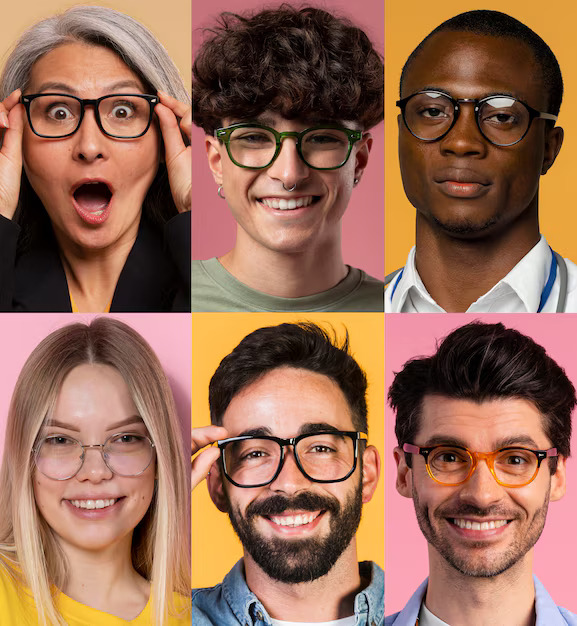
#> input picture multiplefaces.jpg, 577 x 626 px
$ python face_detector_photo.py
#> lines starting #> are read from the running program, lines starting #| are printed output that depends on the picture; after the words box and inside, x2 and y2 are one past the last pixel; in counts of white or black regions, pixels touching at a corner belong together
import cv2

# Load some pre-trained data on face frontals from opencv(haar sascade algorithm)
trained_face_data = cv2.CascadeClassifier('haarcascade_frontalface_default.xml')

# Choose an image to detect faces in
img = cv2.imread('multiplefaces.jpg')
#> img is the input picture: shape (626, 577, 3); mean B, G, R 86.4, 107.5, 151.5

# Convert to grayscale
grayscaled_img = cv2.cvtColor(img,cv2.COLOR_BGR2GRAY)
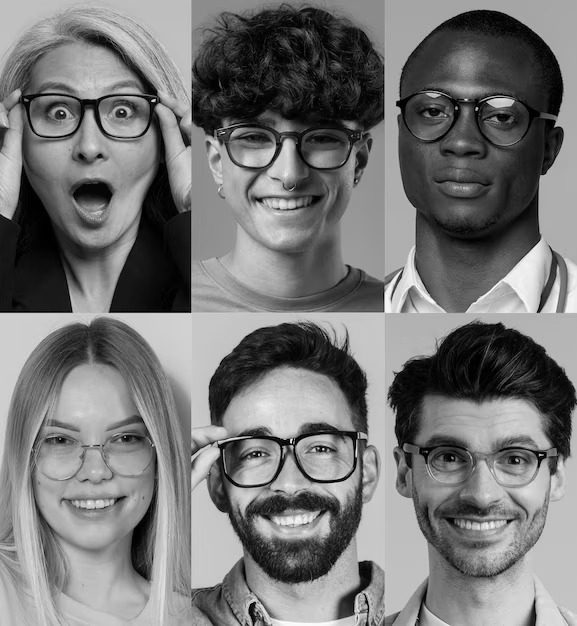
#> grayscaled_img: shape (626, 577); min 0, max 254, mean 118.2

# Detect faces
face_coordinates = trained_face_data.detectMultiScale(grayscaled_img)
#> face_coordinates = [[17, 386, 151, 151], [10, 52, 169, 169], [390, 391, 173, 173], [381, 50, 169, 169], [199, 368, 191, 191], [196, 66, 182, 182]]

# Draw a rectangle around the face
for faces in face_coordinates:
    (x,y,w,h) = faces
    cv2.rectangle(img, (x,y) , (x+w,y+h) , (0,255,0) , 2)
#> this loop made 6 passes
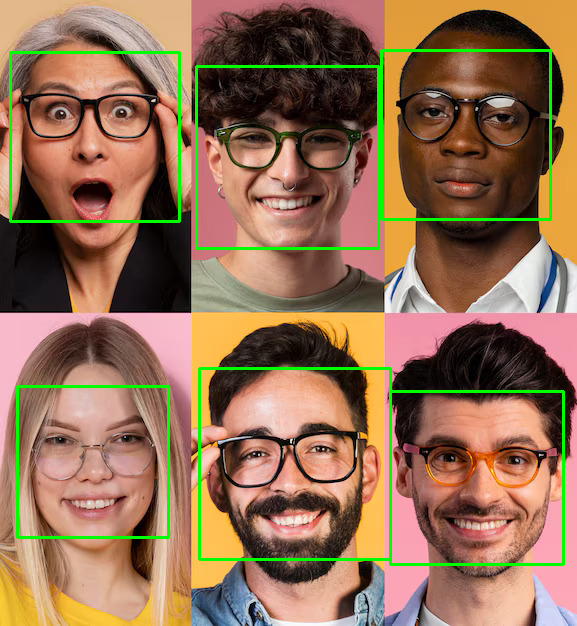
#> img: shape (626, 577, 3); 3.29% of pixels changed, all inside (x1, y1, x2, y2) = (9, 49, 565, 566)


cv2.imshow('Photo' , img)
cv2.waitKey(20000)
print("Code working")

$ run again, with tom-cruise.webp saved as multiplefaces.jpg
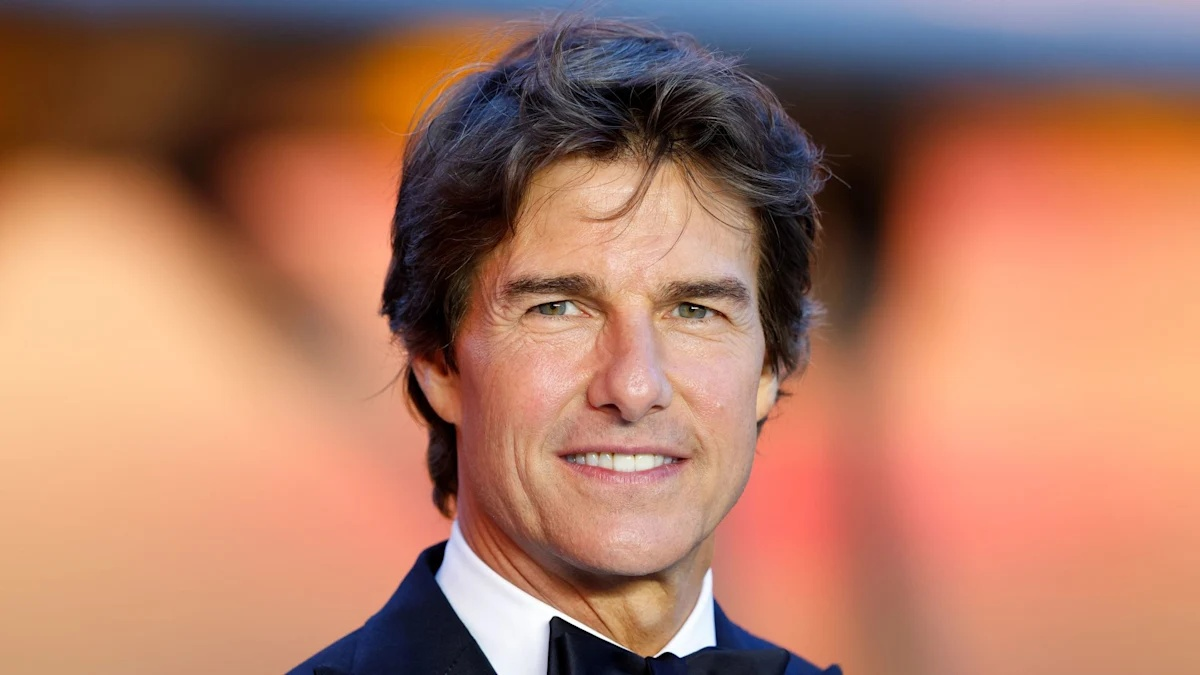
#> input picture tom-cruise.webp, 1200 x 675 px
#> img is the input picture: shape (675, 1200, 3); mean B, G, R 100.6, 122.2, 174.9
#> `grayscaled_img = cv2.cvtColor(img,cv2.COLOR_BGR2GRAY)`:
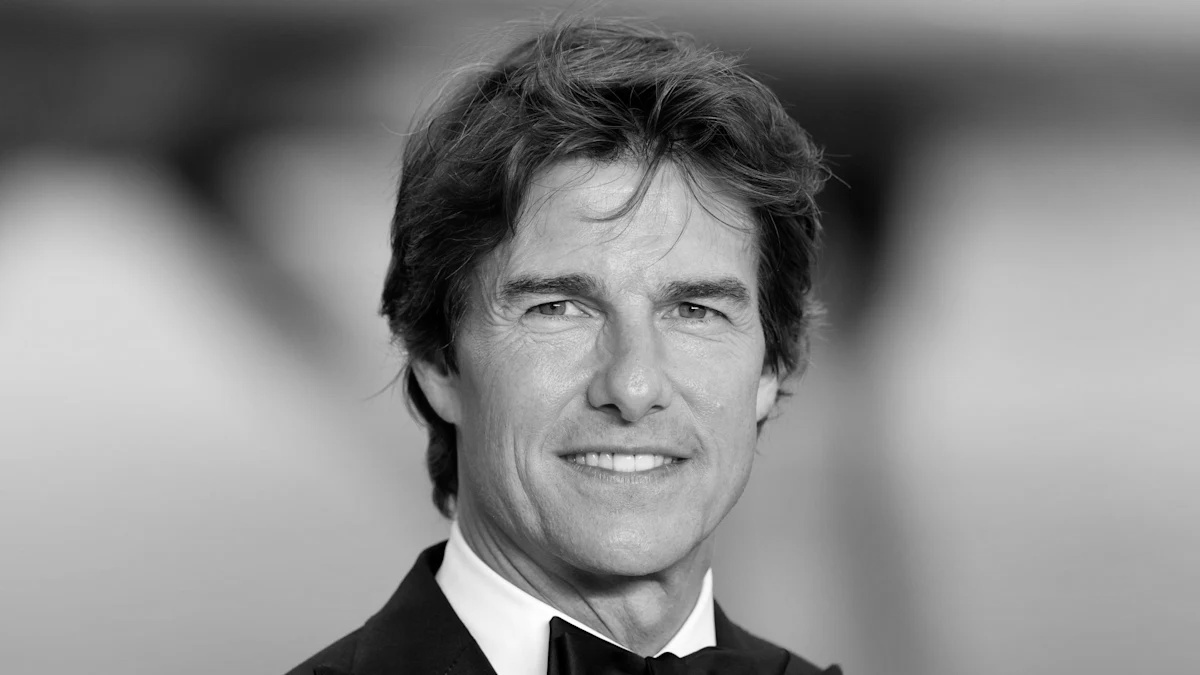
#> grayscaled_img: shape (675, 1200); min 0, max 255, mean 135.5
#> face_coordinates = [[446, 163, 372, 372]]
#> the loop `for faces in face_coordinates:` made 1 pass
#> after the loop `for faces in face_coordinates:`:
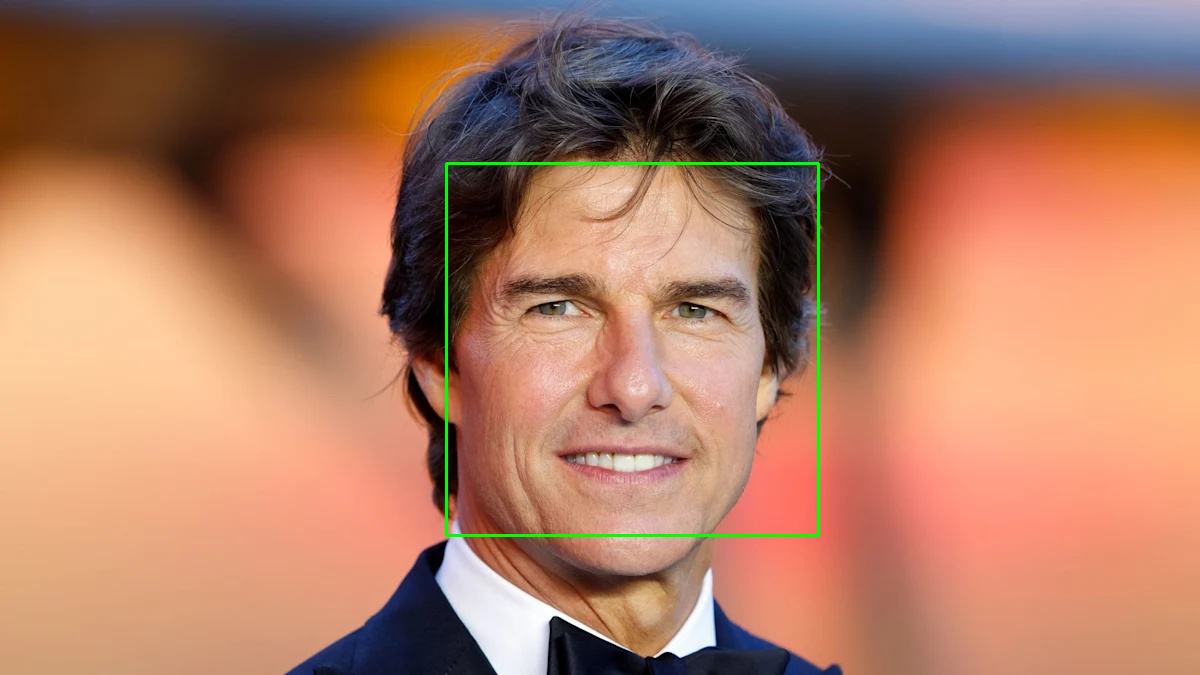
#> img: shape (675, 1200, 3); 0.55% of pixels changed, all inside (x1, y1, x2, y2) = (445, 162, 820, 537)
